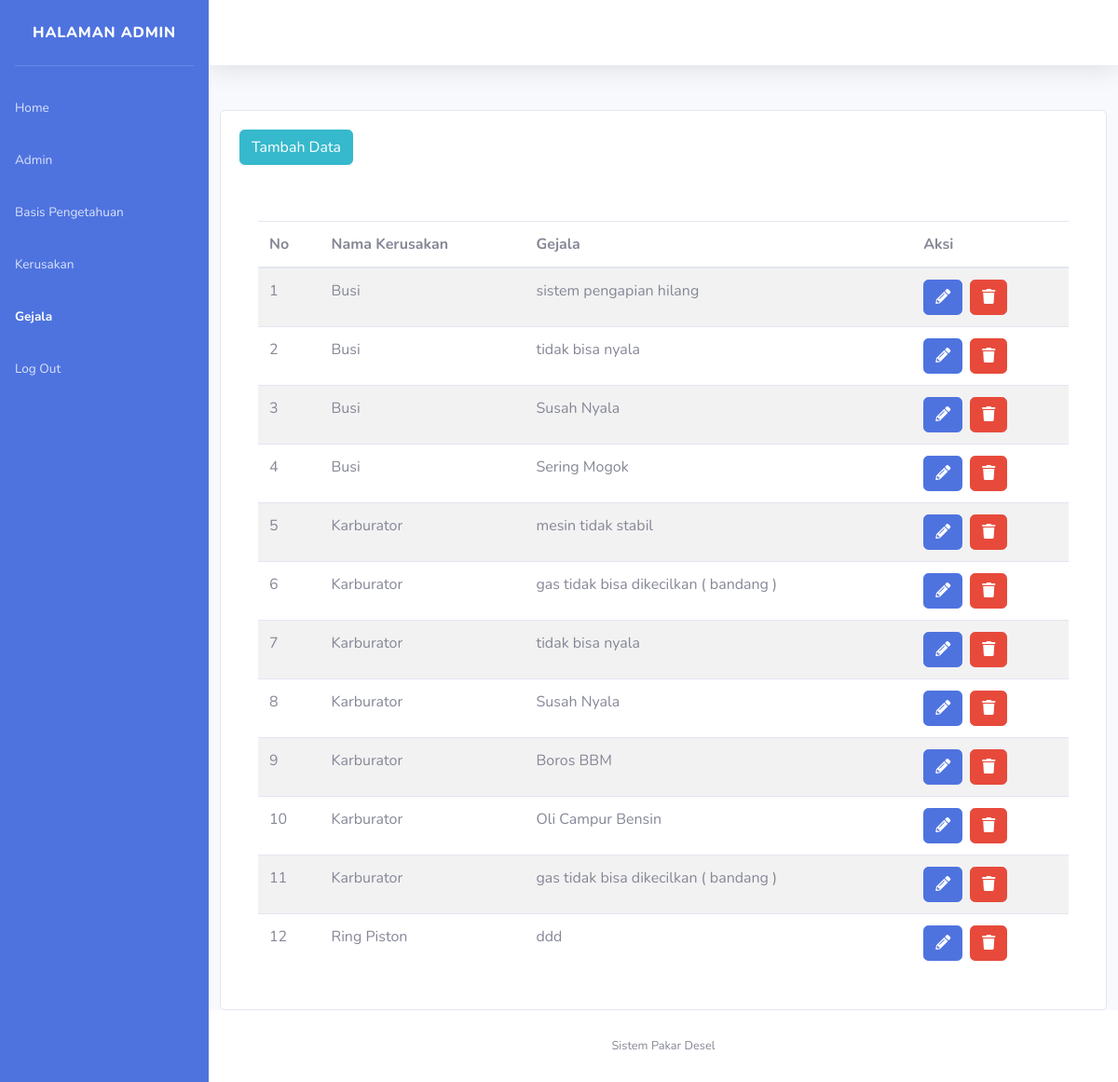
The page /gejala/index.php (signed in) on the database its author committed.
### tables this page shows
CREATE TABLE `t_gejala` (
  `id_gejala` int(11) NOT NULL,
  `kd_gejala` varchar(120) NOT NULL,
  `kd_kerusakaan` varchar(20) NOT NULL,
  `nama_gejala` varchar(120) NOT NULL
);

CREATE TABLE `t_kerusakan` (
  `kd_kerusakan` varchar(20) NOT NULL,
  `id_admin` int(11) NOT NULL,
  `nama_kerusakan` varchar(120) NOT NULL
);

### gejala/index.php (the view, shortened to what this page needs)
<?php include_once('header.php');
require_once "../config/config.php";
?>
<div class="col-lg-12 mt-5">
    <div class="card">
        <div class="card-body">
            <a class="btn btn-info btn-action btn-xs mr-1" href="add.php" data-toggle="tooltip" title="Tambah"><span>Tambah Data</span></a>
        </div>
        <div class="card-body">
            <div class="card-body">
                <div class="table-responsive">
                    <div class="table-responsive">
                        <table class="table table-striped mb-0 gejala" id="gejala">
                            <thead>
                                <tr>
                                    <th>No</th>
                                    <th>Nama Kerusakan</th>
                                    <th>Gejala</th>
                                    <th>Aksi</th>
                                </tr>
                            </thead>
                            <tbody>
                                <?php
                                $SqlQuery = mysqli_query($con, "SELECT * FROM t_gejala as g inner join t_kerusakan as t on t.nama_kerusakan=t.nama_kerusakan where g.kd_kerusakaan = t.kd_kerusakan");
                                $no = 1;
                                if (mysqli_num_rows($SqlQuery) > 0) {
                                    while ($row = mysqli_fetch_array($SqlQuery)) {
                                ?>
                                        <tr>
                                            <td><?= $no++ ?></td>
                                            <td><?= $row['nama_kerusakan'] ?></td>
                                            <td><?= $row['nama_gejala'] ?></td>
                                            <td>
                                                <a href="edit.php?id=<?= $row['id_gejala'] ?>" class="btn btn-primary btn-action mr-1" title="Edit"><i class="fas fa-pencil-alt"></i></a>
                                                <a href="delete.php?id=<?= $row['id_gejala'] ?>" class="btn btn-danger btn-xs delete-data" title="hapus"><i class="fas fa-trash"></i></a>
                                            </td>
                                        </tr>
                                <?php
                                    }
                                } else {
                                    echo "<tr><td colspan=\"8\" align=\"center\">data tidak ada</td></tr>";
                                }
                                ?>
                            </tbody>
                        </table>
                    </div>
                </div>
            </div>
        </div>
    </div>
</div>
</div>
<?php include_once('footer.php');
?>

### rows shown on the page
t_gejala: kd_kerusakaan.nama_kerusakan "Busi", nama_gejala "sistem pengapian hilang"
t_gejala: kd_kerusakaan.nama_kerusakan "Busi", nama_gejala "tidak bisa nyala"
t_gejala: kd_kerusakaan.nama_kerusakan "Busi", nama_gejala "Susah Nyala"
t_gejala: kd_kerusakaan.nama_kerusakan "Busi", nama_gejala "Sering Mogok"
t_gejala: kd_kerusakaan.nama_kerusakan "Karburator", nama_gejala "mesin tidak stabil"
t_gejala: kd_kerusakaan.nama_kerusakan "Karburator", nama_gejala "gas tidak bisa dikecilkan ( bandang )"
t_gejala: kd_kerusakaan.nama_kerusakan "Karburator", nama_gejala "tidak bisa nyala"
t_gejala: kd_kerusakaan.nama_kerusakan "Karburator", nama_gejala "Susah Nyala"
t_gejala: kd_kerusakaan.nama_kerusakan "Karburator", nama_gejala "Boros BBM"
t_gejala: kd_kerusakaan.nama_kerusakan "Karburator", nama_gejala "Oli Campur Bensin"
t_gejala: kd_kerusakaan.nama_kerusakan "Karburator", nama_gejala "gas tidak bisa dikecilkan ( bandang )"
t_gejala: kd_kerusakaan.nama_kerusakan "Ring Piston", nama_gejala "ddd"
